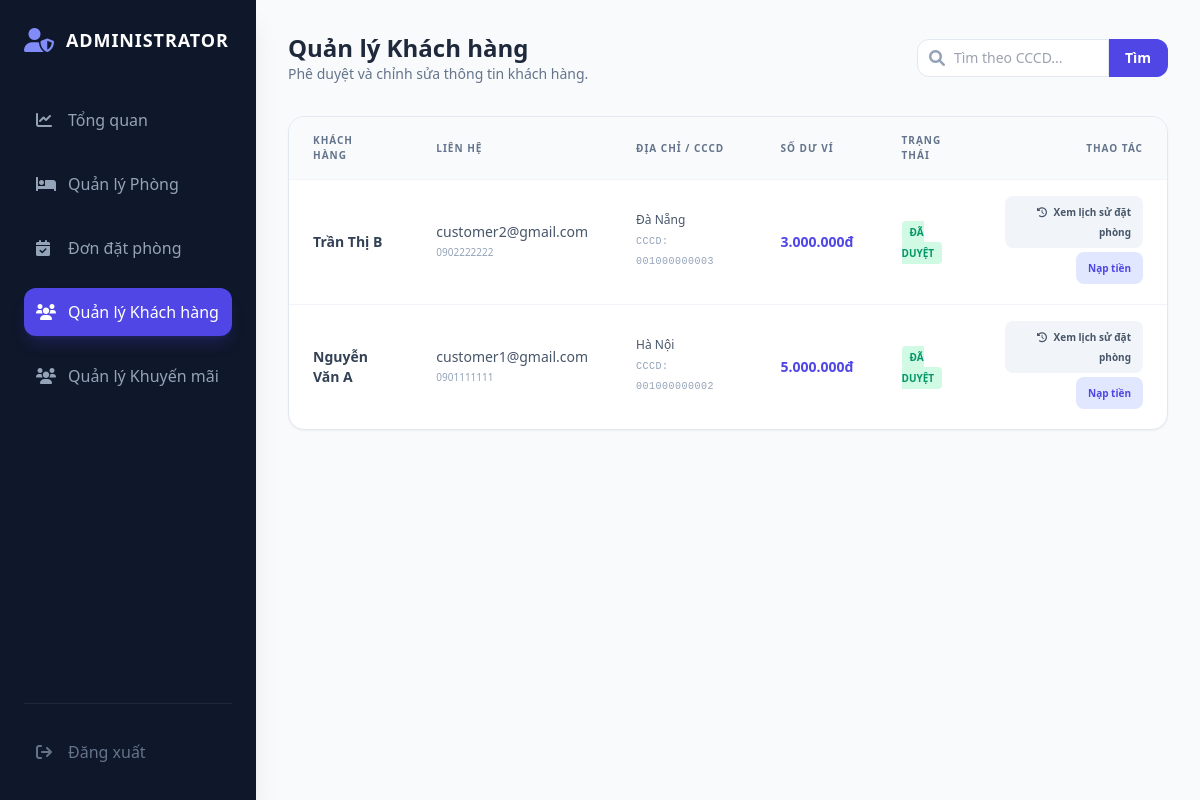
Screenshot of /frontend/admin_customers.php (signed in) with the database file from the repository.
### tables this page shows
CREATE TABLE User_detail (
    detail_id INT AUTO_INCREMENT PRIMARY KEY,
    user_id INT,
    full_name VARCHAR(255),
    dob DATE,
    address VARCHAR(500),
    nation VARCHAR(100),
    ID_number VARCHAR(50),
    balance DECIMAL(15, 2) DEFAULT 0.00,
    status VARCHAR(50),
    FOREIGN KEY (user_id) REFERENCES `User`(user_id) ON DELETE CASCADE
);

CREATE TABLE `User` (
    user_id INT AUTO_INCREMENT PRIMARY KEY,
    email VARCHAR(255) NOT NULL UNIQUE,
    phone VARCHAR(20),
    password VARCHAR(255) NOT NULL,
    role VARCHAR(50) DEFAULT 'Customer'
);

### config/pdo.php (called while the page is built, shortened)
<?php
function pdo_get_connection($db_name)
{
    static $connections = [];
    if (!isset($connections[$db_name])) {
        $host = '127.0.0.1';
        $username = 'root';
        $password = '';
        $dburl = "mysql:host={$host};dbname={$db_name};charset=utf8";
        try {
            $options = [
                PDO::ATTR_ERRMODE => PDO::ERRMODE_EXCEPTION,
                PDO::ATTR_EMULATE_PREPARES => false,
                PDO::ATTR_DEFAULT_FETCH_MODE => PDO::FETCH_ASSOC
            ];
            $conn = new PDO($dburl, $username, $password, $options);
            $connections[$db_name] = $conn;
        } catch (PDOException $e) {
            error_log("Database Connection Error to MySQL ({$db_name}): " . $e->getMessage());
            throw new Exception("Lỗi MySQL: " . $e->getMessage());
        }
    }
    return $connections[$db_name];
}
function pdo_query($db_name, $sql)
{
    $sql_args = func_num_args() > 2 ? (is_array(func_get_arg(2)) ? func_get_arg(2) : array_slice(func_get_args(), 2)) : [];
    $conn = null;
    try {
        $conn = pdo_get_connection($db_name);
        $stmt = $conn->prepare($sql);
        $stmt->execute($sql_args);
        $rows = $stmt->fetchAll(PDO::FETCH_ASSOC);
        return $rows;
    } catch (PDOException $e) {
        error_log("SQL Query Error on {$db_name}: " . $e->getMessage() . " SQL: " . $sql);
        throw $e;
    } finally {
        if ($conn) {
            unset($conn);
        }
    }
}

### dao/DAO.php (called while the page is built, shortened)
<?php
require_once('../config/pdo.php');
function db_query($sql)
{
    $args = array_slice(func_get_args(), 1);
    return pdo_query(DB_NAME, $sql, $args);
}
?>

### frontend/admin_customers.php (the view, shortened to what this page needs)
<?php
require_once '../dao/DAO.php';
$search_cccd = trim($_GET['search_cccd'] ?? '');
if ($search_cccd !== '') {
    $sql = "SELECT u.user_id, u.email, u.phone, ud.full_name, ud.ID_number, ud.status, ud.balance, ud.address
            FROM `User` u
            JOIN User_detail ud ON u.user_id = ud.user_id
            WHERE u.role = 'Customer' AND ud.ID_number LIKE ?
            ORDER BY u.user_id DESC";
    $customers = db_query($sql, '%' . $search_cccd . '%');
} else {
    $sql = "SELECT u.user_id, u.email, u.phone, ud.full_name, ud.ID_number, ud.status, ud.balance, ud.address
            FROM `User` u
            JOIN User_detail ud ON u.user_id = ud.user_id
            WHERE u.role = 'Customer'
            ORDER BY u.user_id DESC";
    $customers = db_query($sql);
}
?>
<!DOCTYPE html>
<html lang="vi">
<head>
    <script src="https://cdn.tailwindcss.com"></script>
    <link rel="stylesheet" href="https://cdnjs.cloudflare.com/ajax/libs/font-awesome/6.0.0/css/all.min.css">
</head>
<body class="bg-slate-50 flex">
    <?php include 'sidebar_admin.php'; ?>
    <main class="flex-1 p-4 md:p-8">
        <div class="mb-8 flex flex-col md:flex-row md:items-center justify-between gap-4">
            <div>
                <h1 class="text-2xl font-bold text-slate-800">Quản lý Khách hàng</h1>
                <p class="text-slate-500 text-sm">Phê duyệt và chỉnh sửa thông tin khách hàng.</p>
            </div>
            <form action="" method="GET" class="flex items-center">
                <div class="relative">
                    <i class="fa-solid fa-magnifying-glass absolute left-3 top-1/2 -translate-y-1/2 text-slate-400"></i>
                    <input type="text" name="search_cccd" value="<?php echo htmlspecialchars($search_cccd); ?>" placeholder="Tìm theo CCCD..." class="pl-9 pr-4 py-2 border border-slate-200 rounded-l-xl focus:ring-2 focus:ring-indigo-500 outline-none text-sm w-48 focus:w-64 transition-all">
                </div>
                <button type="submit" class="bg-indigo-600 text-white px-4 py-2 rounded-r-xl font-bold hover:bg-indigo-700 transition text-sm border border-indigo-600 border-l-0">Tìm</button>
            </form>
        </div>
        <div class="bg-white rounded-2xl border border-slate-200 shadow-sm overflow-hidden">
            <table class="w-full text-left">
                <thead class="bg-slate-50 border-b border-slate-100">
                    <tr class="text-slate-500 text-[10px] uppercase tracking-widest font-bold">
                        <th class="px-6 py-4">Khách hàng</th>
                        <th class="px-6 py-4">Liên hệ</th>
                        <th class="px-6 py-4">Địa chỉ / CCCD</th>
                        <th class="px-6 py-4">Số dư ví</th>
                        <th class="px-6 py-4">Trạng thái</th>
                        <th class="px-6 py-4 text-right">Thao tác</th>
                    </tr>
                </thead>
                <tbody class="divide-y divide-slate-100 text-sm">
                    <?php foreach ($customers as $c): ?>
                    <tr class="hover:bg-slate-50/50 transition">
                        <td class="px-6 py-4">
                            <p class="font-bold text-slate-700"><?php echo htmlspecialchars($c['full_name'] ?: 'Chưa cập nhật'); ?></p>
                        </td>
                        <td class="px-6 py-4">
                            <p class="text-slate-600"><?php echo htmlspecialchars($c['email']); ?></p>
                            <p class="text-[10px] text-slate-400"><?php echo htmlspecialchars($c['phone']); ?></p>
                        </td>
                        <td class="px-6 py-4">
                            <p class="text-slate-600 text-xs truncate max-w-[150px]" title="<?php echo htmlspecialchars($c['address'] ?: 'Chưa cập nhật địa chỉ'); ?>"><?php echo htmlspecialchars($c['address'] ?: 'Chưa cập nhật địa chỉ'); ?></p>
                            <p class="font-mono text-[10px] tracking-wider text-slate-400 mt-1">CCCD: <?php echo htmlspecialchars($c['ID_number'] ?: 'Trống'); ?></p>
                        </td>
                        <td class="px-6 py-4 font-bold text-indigo-600">
                            <?php echo number_format($c['balance'], 0, ',', '.'); ?>đ
                        </td>
                        <td class="px-6 py-4">
                            <?php if ($c['status'] === 'active'): ?>
                                <span class="bg-emerald-100 text-emerald-600 px-2 py-1 rounded text-[10px] font-bold uppercase">Đã duyệt</span>
                            <?php else: ?>
                                <span class="bg-amber-100 text-amber-600 px-2 py-1 rounded text-[10px] font-bold uppercase">Chờ duyệt</span>
                            <?php endif; ?>
                        </td>
                        <td class="px-6 py-4 text-right space-x-2">
                            <a href="admin_bookings.php?user_id=<?php echo $c['user_id']; ?>" class="bg-slate-100 text-slate-600 px-3 py-1.5 rounded-lg text-[10px] font-bold hover:bg-slate-200 transition inline-block mb-1"><i class="fa-solid fa-clock-rotate-left mr-1"></i> Xem lịch sử đặt phòng</a>
                            <button onclick="openDepositModal(<?php echo $c['user_id']; ?>, '<?php echo htmlspecialchars($c['full_name']); ?>')" class="bg-indigo-100 text-indigo-600 px-3 py-1.5 rounded-lg text-[10px] font-bold hover:bg-indigo-200 transition mb-1">Nạp tiền</button>
                        </td>
                    </tr>
                    <?php endforeach; ?>
                </tbody>
            </table>
        </div>
    </main>
</body>
</html>

### rows the page displays
user_detail: full_name "Trần Thị B", user.email "customer2@gmail.com", user.phone "0902222222", address "Đà Nẵng", ID_number "001000000003", balance "3.000.000", status "ĐÃ DUYỆT"
user_detail: full_name "Nguyễn Văn A", user.email "customer1@gmail.com", user.phone "0901111111", address "Hà Nội", ID_number "001000000002", balance "5.000.000", status "ĐÃ DUYỆT"
